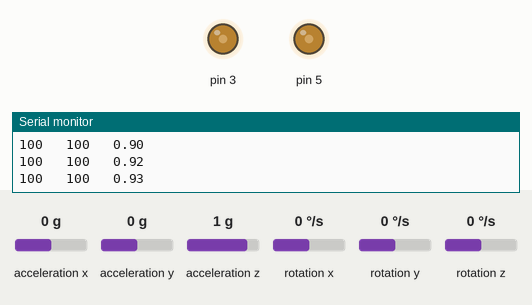
This sketch was run on a simulated Arduino Uno, built with avr-gcc and run on an emulated ATmega328P. On the bench: output pins drawn as LEDs (lit = HIGH), the last lines printed to the serial monitor. Wiring (inferred from the names in the program): MPU-6050 motion sensor at I2C address 0x68. The test bench sets the inputs (shaded band); at power-on: rotation z 0 °/s, acceleration x 0 g, acceleration y 0 g, acceleration z 1 g, rotation x 0 °/s, rotation y 0 °/s.

Above: at 1.2 s.
1.3 s: rotation z set to -192 °/s
At 1.69 s:
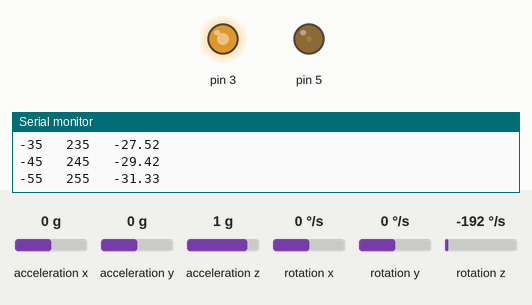
4.3 s: rotation z set to -100 °/s
At 5.07 s:
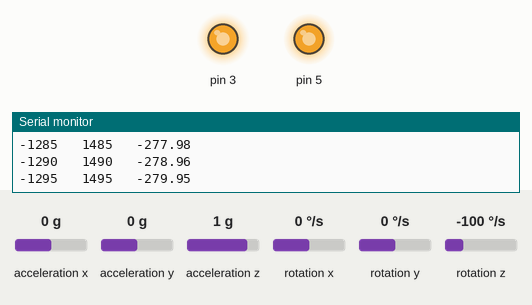
7.3 s: rotation z set to 0 °/s
At 9.2 s:
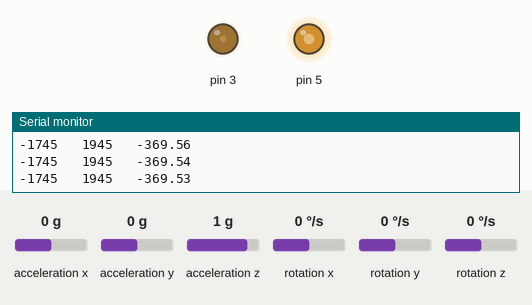
Timing chart, 0 to 16.3 s (numbered marks = the images above; inputs shaded):
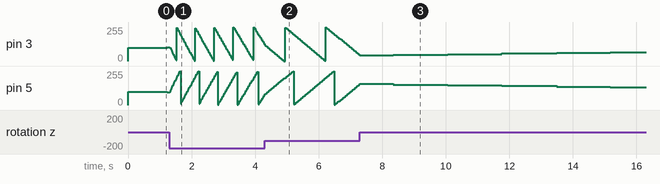

The sketch:

pid_robot.ino
```cpp
#include<Wire.h>
# define gsens 131.000
# define asens 16384.000
int value1,value2;
int angle;
# define filter 26  //low pas filter config address
// write 0x02 for filtering
//increase value for lower cut off
const int MPU=0x68;  // I2C address of the MPU-6050
float AcX,AcY,AcZ,Tmp,GyX,GyY,GyZ;
float GZ=0.00;
float AZ=0;
float anglez=0;
void setup()
{
 pinMode(3,OUTPUT);
 pinMode(5,OUTPUT);
  Wire.begin();
  Wire.beginTransmission(MPU);
  Wire.write(0x6B);  // PWR_MGMT_1 register
  Wire.write(0);     // set to zero (wakes up the MPU-6050)
  Wire.endTransmission(true);
  // SET LOW PASS FILTER
  Wire.beginTransmission(MPU);
  Wire.write(filter);
  Wire.write(04);
  Wire.endTransmission(true);
  Serial.begin(9600);
}
void loop()
{
  Wire.beginTransmission(MPU);
  Wire.write(0x3B);  // starting with register 0x3B (ACCEL_XOUT_H)
  Wire.endTransmission(false);
  Wire.requestFrom(MPU,14,true);  // request a total of 14 registers
  AcX=(Wire.read()<<8|Wire.read());  // 0x3B (ACCEL_XOUT_H) & 0x3C (ACCEL_XOUT_L)
  AcY=(Wire.read()<<8|Wire.read());  // 0x3D (ACCEL_YOUT_H) & 0x3E (ACCEL_YOUT_L)
  AcZ=(Wire.read()<<8|Wire.read());  // 0x3F (ACCEL_ZOUT_H) & 0x40 (ACCEL_ZOUT_L)
  Tmp=Wire.read()<<8|Wire.read();  // 0x41 (TEMP_OUT_H) & 0x42 (TEMP_OUT_L)
  GyX=(Wire.read()<<8|Wire.read());  // 0x43 (GYRO_XOUT_H) & 0x44 (GYRO_XOUT_L)
  GyY=(Wire.read()<<8|Wire.read());  // 0x45 (GYRO_YOUT_H) & 0x46 (GYRO_YOUT_L)
  GyZ=((Wire.read()<<8|Wire.read())+191)/gsens;  // 0x47 (GYRO_ZOUT_H) & 0x48 (GYRO_ZOUT_L)


  delay(10);

  GZ=GZ+GyZ*0.01+0.0000;//-0002*GZL-0.002*GZLL; 0.0105 is best
  // original
  // equation
//  Serial.println(GZ);

angle=GZ;
value1 =100+ angle*5;
value2 = 100-angle*5;
analogWrite(3,value1);
analogWrite(5,value2);

Serial.print(value1);
Serial.print("   ");
Serial.print(value2);
Serial.print("   ");
Serial.println(GZ);


}
```
